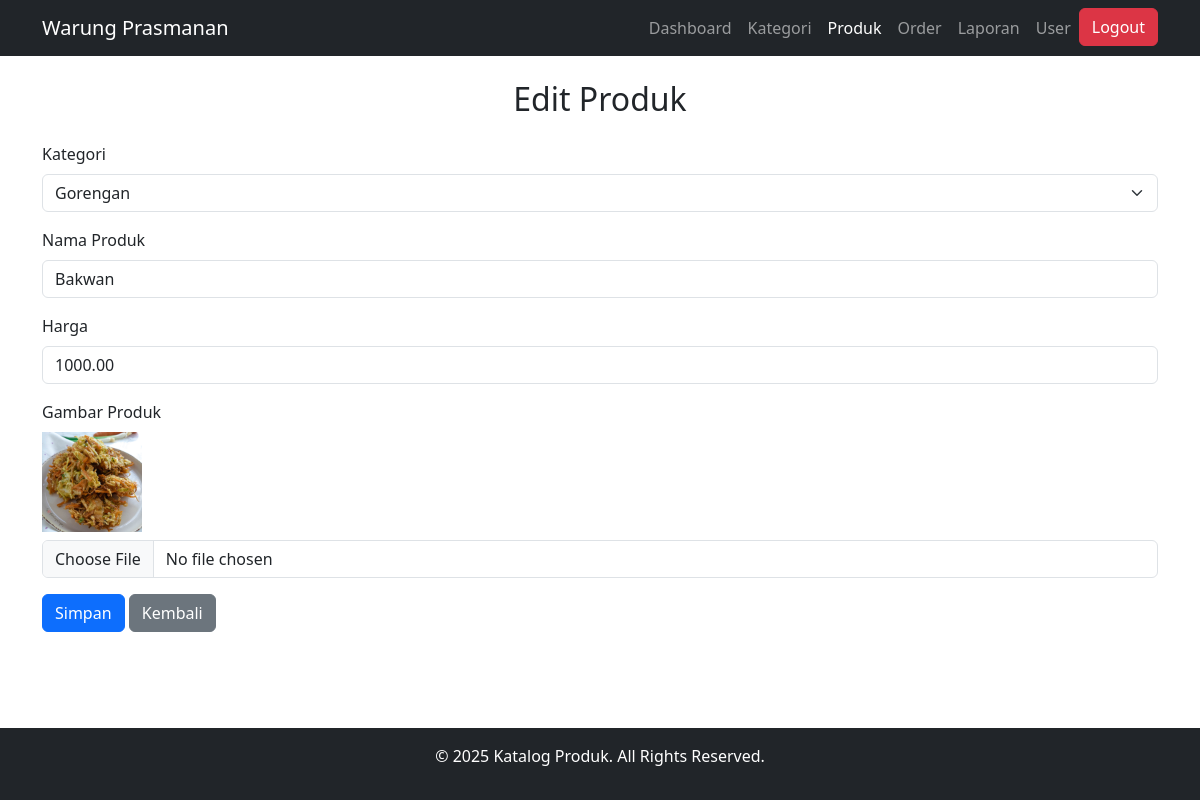
/produk/edit.php?id=7 (signed in), run on the app's committed database.
### tables this page shows
CREATE TABLE `produk` (
  `id_produk` int(11) NOT NULL,
  `gambar` varchar(255) DEFAULT NULL,
  `nama_produk` varchar(150) NOT NULL,
  `harga` decimal(10,2) DEFAULT NULL,
  `id_kategori` int(11) DEFAULT NULL
);

CREATE TABLE `kategori` (
  `id_kategori` int(11) NOT NULL,
  `nama_kategori` varchar(100) NOT NULL
);

### produk/edit.php (the view, shortened to what this page needs)
<?php
include '../config/db.php';
include '../includes/navbar.php';
$id = $_GET['id'] ?? '';
$stmt = $koneksi->prepare("SELECT * FROM produk WHERE id_produk = ?");
$stmt->bind_param("i", $id);
$stmt->execute();
$result = $stmt->get_result();
$produk = $result->fetch_assoc();
$kategori = $koneksi->query("SELECT * FROM kategori ORDER BY nama_kategori ASC");
?>
<div class="container mt-4 mb-4">
    <h2 class="text-center mb-4">Edit Produk</h2>
    <form method="post" enctype="multipart/form-data">
        <div class="mb-3">
            <label for="id_kategori" class="form-label">Kategori</label>
            <select class="form-select" name="id_kategori" required>
                <?php while ($row = $kategori->fetch_assoc()): ?>
                    <option value="<?= $row['id_kategori']; ?>" <?= $produk['id_kategori'] == $row['id_kategori'] ? 'selected' : ''; ?>>
                        <?= htmlspecialchars($row['nama_kategori']); ?>
                    </option>
                <?php endwhile; ?>
            </select>
        </div>
        <div class="mb-3">
            <label for="nama_produk" class="form-label">Nama Produk</label>
            <input type="text" class="form-control" name="nama_produk" value="<?= htmlspecialchars($produk['nama_produk']); ?>" required>
        </div>
        <div class="mb-3">
            <label for="harga" class="form-label">Harga</label>
            <input type="number" class="form-control" name="harga" value="<?= htmlspecialchars($produk['harga']); ?>" step="0.01" required>
        </div>
        <div class="mb-3">
            <label for="gambar" class="form-label">Gambar Produk</label><br>
            <?php if ($produk['gambar']): ?>
                <img src="../uploads/<?= htmlspecialchars($produk['gambar']); ?>" width="100" class="mb-2">
            <?php endif; ?>
            <input type="file" class="form-control" name="gambar" accept="image/*">
        </div>
        <button type="submit" class="btn btn-primary">Simpan</button>
        <a href="index.php" class="btn btn-secondary">Kembali</a>
    </form>
</div>
<?php include '../includes/footer.php'; ?>

### includes/footer.php (style rules this page uses)
html, body { height: 100%; margin: 0; display: flex; flex-direction: column; }
.container { flex: 1; }
.mt-4 { margin-top: 20px; }

### data on the page
produk: id_kategori "Gorengan", nama_produk "Bakwan", harga "1000.00", gambar (picture)
